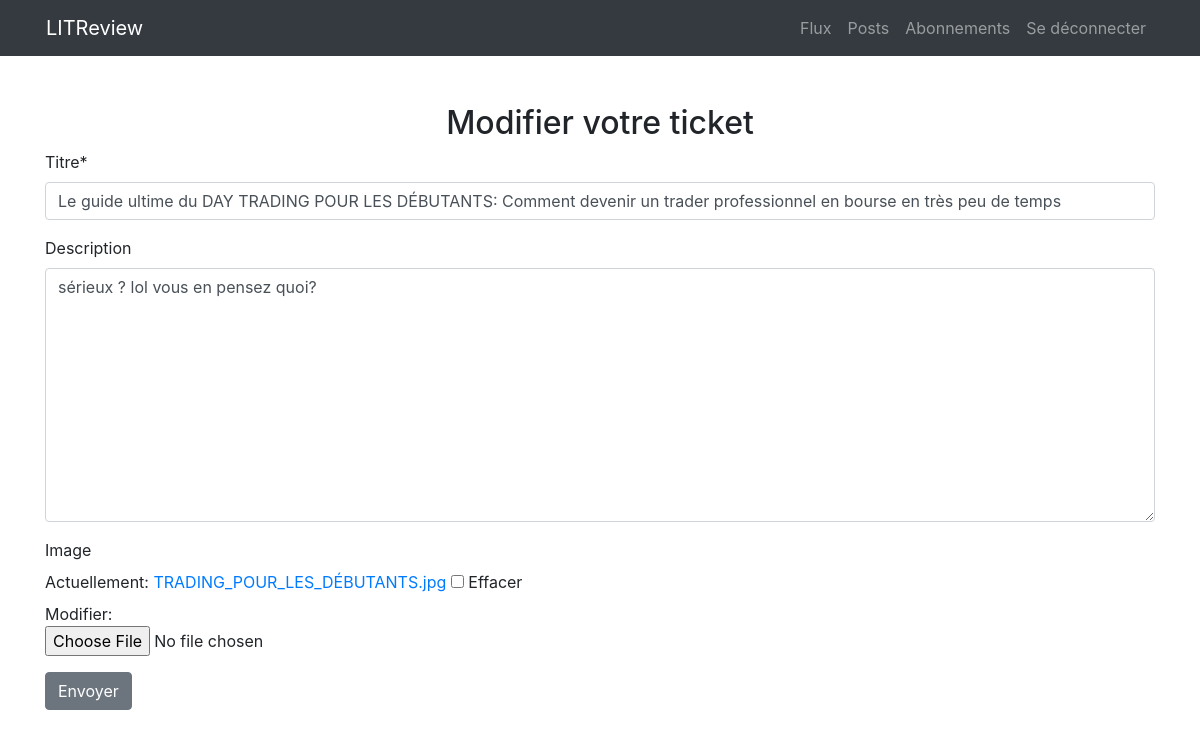
The page /tickets/14/update/ (signed in) on the database its author committed.
### tickets/models.py (models this page shows, shortened)
class Ticket(models.Model):
    title = models.CharField(max_length=128, verbose_name='titre')
    description = models.TextField(
        max_length=2048, blank=True, verbose_name='description')
    user = models.ForeignKey(
        to=settings.AUTH_USER_MODEL, on_delete=models.CASCADE)
    image = models.ImageField(null=True, blank=True, verbose_name='image')
    answered = models.BooleanField(default=False)
    time_created = models.DateTimeField(auto_now_add=True)

### tickets/views.py (the view, shortened to what this page needs)
@method_decorator(login_required, name='dispatch')
class TicketUpdateView(UpdateView):
    model = Ticket
    template_name = "tickets/ticket-create-update.html"
    fields = ['title', 'description', 'image']
    def get_context_data(self, **kwargs: Any) -> Dict[str, Any]:
        context = super().get_context_data(**kwargs)
        context['page_title'] = 'Modifier votre ticket'
        context['submit_text'] = 'Envoyer'
        return context

### tickets/templates/tickets/ticket-create-update.html (shortened to what this page needs)
{% extends 'base.html' %}
{% load crispy_forms_tags %}
{% block content %}
    {% include 'partials/nav_bar.html' %}
    {% if page_title == 'Modifier votre ticket' and form.instance.user != request.user %}
        <div class="container">
            <div class="row">
                <div class="col text-center">
                    <h2>Oops ! Vous n'avez pas le droit d'accéder à cette page </h2>
                </div>
            </div>
        </div>
    {% else %}
    <div class="container">
        <div class="row">
            <div class="col text-center">
                <h2>{{page_title}}</h2>
            </div>
        </div>
        <div class="row">
            <div class="col">
                <form method="post" enctype="multipart/form-data">
                    {{ form|crispy }}
                    <input type="submit" class="btn btn-secondary" value={{submit_text}}>
                </form>
            </div>
        </div>
    </div>
    {% endif %}
{% endblock content %}

### tickets/static/tickets/CSS/styles.css (style rules this page uses)
html { height: 100%; width: 100%; }
body { min-height: 100%; width: 100%; }

### rows shown on the page
Ticket: title "Le guide ultime du DAY TRADING POUR LES DÉBUTANTS: Comment devenir un trader professionnel en bourse en très peu de temps", description "sérieux ? lol vous en pensez quoi?"

### other values the page prints
{{ page_title }} "Modifier votre ticket"
